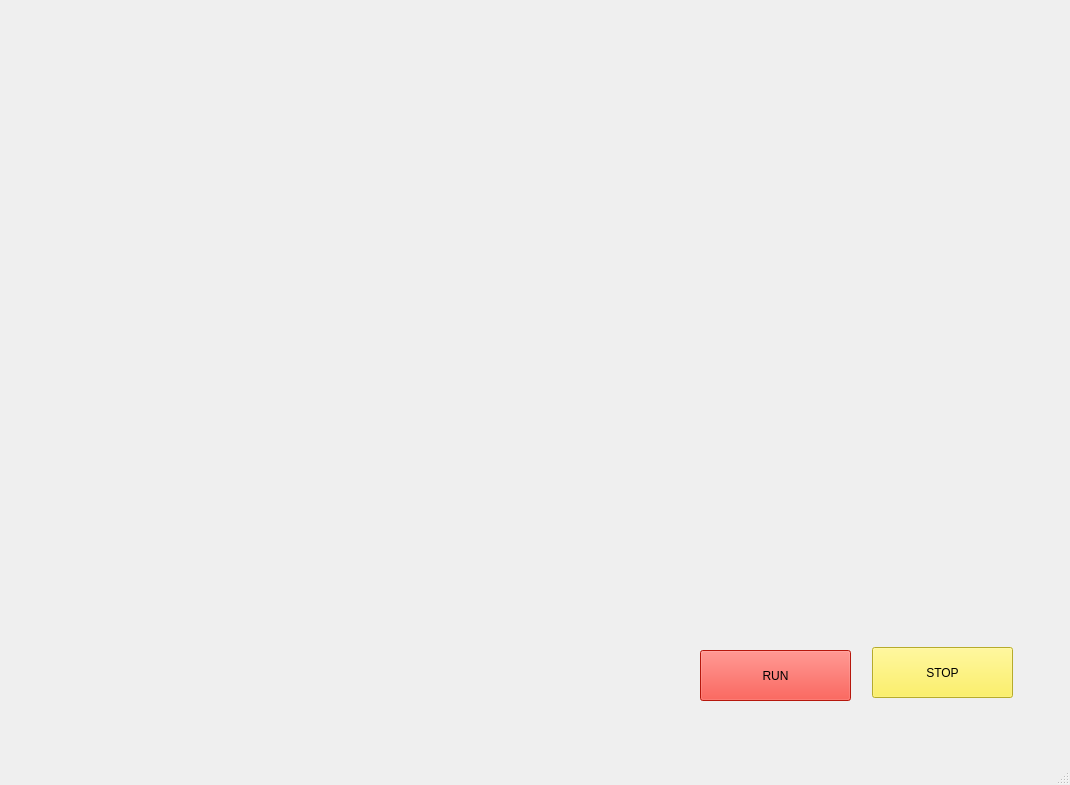
<?xml version="1.0" encoding="UTF-8"?>
<ui version="4.0">
 <class>JARVISUI</class>
 <widget class="QMainWindow" name="JARVISUI">
  <property name="geometry">
   <rect>
    <x>0</x>
    <y>0</y>
    <width>1070</width>
    <height>785</height>
   </rect>
  </property>
  <property name="windowTitle">
   <string>MainWindow</string>
  </property>
  <widget class="QWidget" name="centralwidget">
   <widget class="QLabel" name="label">
    <property name="geometry">
     <rect>
      <x>0</x>
      <y>0</y>
      <width>1061</width>
      <height>741</height>
     </rect>
    </property>
    <property name="text">
     <string/>
    </property>
    <property name="pixmap">
     <pixmap>iron.gif</pixmap>
    </property>
    <property name="scaledContents">
     <bool>true</bool>
    </property>
   </widget>
   <widget class="QPushButton" name="pushButton">
    <property name="geometry">
     <rect>
      <x>700</x>
      <y>650</y>
      <width>151</width>
      <height>51</height>
     </rect>
    </property>
    <property name="styleSheet">
     <string notr="true">background-color: rgb(255, 91, 70);
background-color: rgb(255, 32, 17);
font: 12pt &quot;MS Sans Serif&quot;;</string>
    </property>
    <property name="text">
     <string>RUN</string>
    </property>
   </widget>
   <widget class="QPushButton" name="pushButton_2">
    <property name="geometry">
     <rect>
      <x>872</x>
      <y>647</y>
      <width>141</width>
      <height>51</height>
     </rect>
    </property>
    <property name="styleSheet">
     <string notr="true">background-color: rgb(255, 239, 60);
font: 12pt &quot;MS Sans Serif&quot;;</string>
    </property>
    <property name="text">
     <string>STOP</string>
    </property>
   </widget>
   <widget class="QLabel" name="label_2">
    <property name="geometry">
     <rect>
      <x>10</x>
      <y>20</y>
      <width>371</width>
      <height>161</height>
     </rect>
    </property>
    <property name="text">
     <string/>
    </property>
    <property name="pixmap">
     <pixmap>iron2.jfif</pixmap>
    </property>
   </widget>
  </widget>
  <widget class="QMenuBar" name="menubar">
   <property name="geometry">
    <rect>
     <x>0</x>
     <y>0</y>
     <width>1070</width>
     <height>26</height>
    </rect>
   </property>
  </widget>
  <widget class="QStatusBar" name="statusbar"/>
 </widget>
 <resources/>
 <connections/>
</ui>
